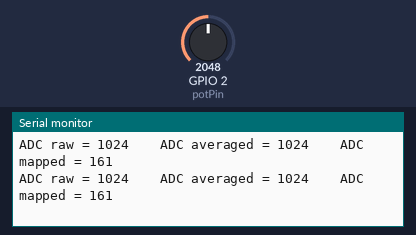
Recording of a sketch running on a simulated ESP32. Parts: the last lines printed to the serial monitor. The inputs (shaded band) are chosen by the test bench; at power-on: GPIO 2 (potPin) = 2048 (analog values on the 0–4095 scale).

Above: at 1.2 s.
1.3 s: GPIO 2 (potPin) set to 1228
At 2.0 s:
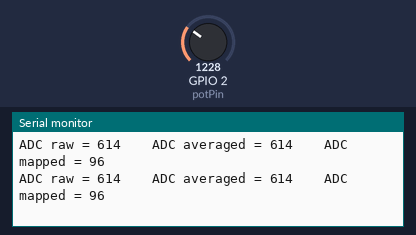
4.3 s: GPIO 2 (potPin) set to 2047
At 5.1 s:
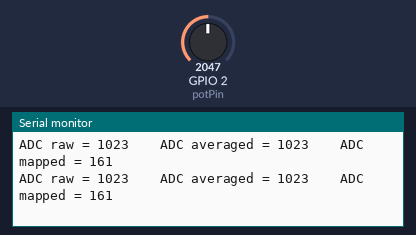
7.3 s: GPIO 2 (potPin) set to 960
At 8.2 s:
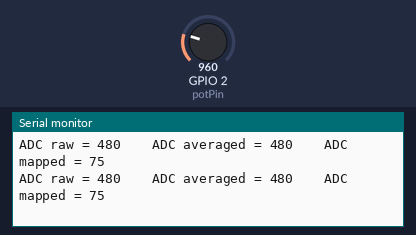
10.3 s: GPIO 2 (potPin) set to 0
At 11.2 s:
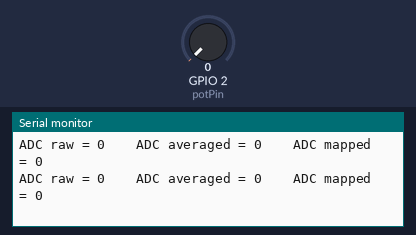
Timing chart, 0 to 11.7 s (numbered marks = the images above; inputs shaded):
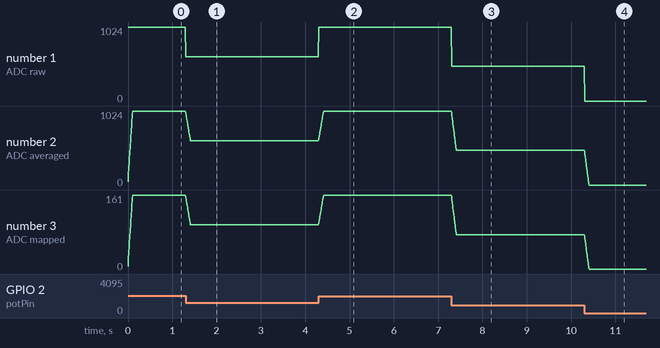

Measured:
- after the input at 1.3 s, the serial monitor: prints a new line at once (image 1)
- after the input at 4.3 s, the serial monitor: prints a new line at once (image 2)
- after the input at 7.3 s, the serial monitor: prints a new line at once (image 3)
- after the input at 10.3 s, the serial monitor: prints a new line at once (image 4)
- plotted number 1: 1024 → 614 after the input at 1.3 s, 614 → 1023 after the input at 4.3 s, 1023 → 480 after the input at 7.3 s, 480 → 0 after the input at 10.3 s
- plotted number 2: 1024 → 614 after the input at 1.3 s, 614 → 1023 after the input at 4.3 s, 1023 → 480 after the input at 7.3 s, 480 → 0 after the input at 10.3 s
- plotted number 3: 161 → 96 after the input at 1.3 s, 96 → 161 after the input at 4.3 s, 161 → 75 after the input at 7.3 s, 75 → 0 after the input at 10.3 s

The sketch:

lab_3.ino
```cpp
/*
MTEC2280 - Spring2025
Lab_3
*/

//const int pinRGB = 38;

const int potPin = 2;
const int ledPin = 4;
const int numReads = 24; //number of reading in average
int reading[numReads];
int count = 0;


void setup() {
  // put your setup code here, to run once:
  analogReadResolution(11);
  Serial.begin(115200);

}

void loop() {
  // put your main code here, to run repeatedly:
  // int adcVal = analogRead(potPin);
  // Serial.printf("Pot = %i \n ", adcVal);
  // delay(500);

    if(analogRead(potPin) > 1000)  //if touchVal goes above threshold...
    {
      digitalWrite(ledPin, HIGH);    //turn on LED
    }
    else
    {
      digitalWrite(ledPin, LOW);    //turn off LED
    }

    reading[count] = analogRead(potPin);
    count++;

    if (count >= numReads){
      count = 0;
    }
    int sum = 0;
    for(int i = 0; i < numReads; i++){
      sum += reading[i];
    }

    int analogValue = sum / numReads;
    //map(input value, input low, input high, output low, output high)
    int mapVal = map(analogValue, 0, 1619, 0, 255);

    //rgbLedWrite(38, mapVal, 0, 0);  //set built-in rgbLED red level
    Serial.printf("ADC raw = %i \t ADC averaged = %i \t ADC mapped = %i \n", analogRead(potPin), analogValue, mapVal);
}

// const int touchPin = 11;  //can use any pin labelled TOUCH on ESP32
// const int ledPin = 4;

// int touchThreshold = 50000; //set this value based on measured touch threshold, adjust as needed

// void setup()
// {
//   pinMode(ledPin, OUTPUT);
//   Serial.begin(115200);
// }

// void loop()
// {
//   int touchVal = touchRead(touchPin); //read capacitive touch value

//   if (touchVal >= touchThreshold)  //if touchVal goes above threshold...
//   {
//     digitalWrite(ledPin, 1);    //turn on LED
//   }
//   else
//   {
//     digitalWrite(ledPin, 0);    //turn off LED
//   }

//   //adjust map values based on read input and desired output
//   //map(input value, input low, input high, output low, output high)
//   int mapVal = map(touchVal, 31110, 170000, 0, 1000);

//   Serial.printf("Touch Read = %i \t Touch Mapped = %i \n", touchVal, mapVal);
// }
```
